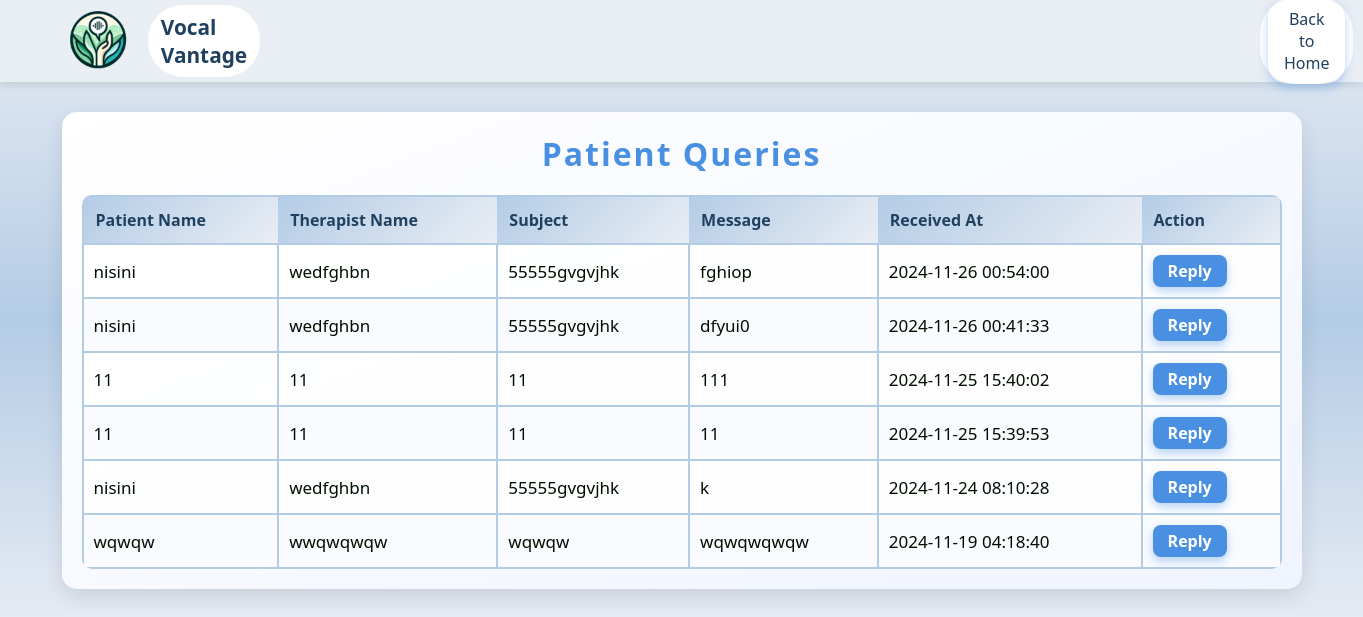
/therapist/inbox.php, run on the app's committed database.
### tables this page shows
CREATE TABLE IF NOT EXISTS `paitentmessage` (
  `Msg_id` int NOT NULL AUTO_INCREMENT,
  `therapist_name` varchar(50) NOT NULL,
  `patient_name` varchar(50) NOT NULL,
  `subject` varchar(100) NOT NULL,
  `message` varchar(255) NOT NULL,
  `sent_at` timestamp NOT NULL DEFAULT CURRENT_TIMESTAMP,
  PRIMARY KEY (`Msg_id`)
);

### therapist/inbox.php (the view, shortened to what this page needs)
<?php
$servername = "localhost";
$username = "root";
$password = "";
$dbname = "vocal_vantage";
$conn = new mysqli($servername, $username, $password, $dbname);
$sql = "SELECT Msg_id, patient_name, therapist_name, subject, message, sent_at FROM paitentmessage ORDER BY sent_at DESC";
$result = $conn->query($sql);
?>
<!DOCTYPE html>
<html lang="en">
<head>
</head>
<body>
    <header class="navbar">
    <img src="../Resourses/index/logo 01.png">
        <div class="logo">Vocal Vantage</div>
        <div class="auth-buttons">
            <a href="therapist.php"><button class="signup" >Back to Home</button></a>
        </div>
    </header>
<div class="inbox-container">
    <h2>Patient Queries</h2>
    <table>
        <thead>
            <tr>
                <th>Patient Name</th>
                <th>Therapist Name</th>
                <th>Subject</th>
                <th>Message</th>
                <th>Received At</th>
                <th>Action</th>
            </tr>
        </thead>
        <tbody>
            <?php
            if ($result->num_rows > 0) {
                while ($row = $result->fetch_assoc()) {
                    echo "<tr>
                            <td>" . htmlspecialchars($row['patient_name']) . "</td>
                            <td>" . htmlspecialchars($row['therapist_name']) . "</td>
                            <td>" . htmlspecialchars($row['subject']) . "</td>
                            <td>" . htmlspecialchars($row['message']) . "</td>
                            <td>" . htmlspecialchars($row['sent_at']) . "</td>
                            <td>
                                <form action='reply_message.php' method='POST'>
                                    <input type='hidden' name='message_id' value='" . $row['Msg_id'] . "'>
                                    <button><a href='therapist_message.html'>Reply</a></button>
                                </form>
                            </td>
                        </tr>";
                }
            } else {
                echo "<tr><td colspan='6'>No messages found.</td></tr>";
            }
            ?>
        </tbody>
    </table>
</div>
</body>
</html>

### therapist/inbox.php (style rules this page uses)
* { margin: 0; padding: 0; font-family: 'Segoe UI', Tahoma, Geneva, Verdana, sans-serif; }
body { background: linear-gradient( #E9EDF4,#b3cce6, #E9EDF4); min-height: 80vh; }
header { position: relative; height: 50px; }
.navbar { display: flex; align-items: center; padding: 1.0rem 3rem; background-color: #E9EDF4; box-shadow: 0 4px 8px rgba(0, 0, 0, 0.1); }
.navbar .logo { font-size: 1.3rem; font-weight: bold; color: #204060; background-color: #FFFFFF; padding: 0.5rem 0.8rem; border-radius: 35px; animation: slideIn 4s ease forwards; }
img { width: 100px; height: 100px; }
.navbar .auth-buttons { margin-left: 1000px; background-color: #FFFFFF; padding: 0.01rem 0.5rem; border-radius: 35px; }
.auth-buttons .signup { padding: 0.6rem 1.0rem; border: none; border-radius: 20px; cursor: pointer; font-size: 1rem; transition: background-color 0.3s, color 0.3s; }
.auth-buttons .signup { background-color: transparent; color: #204060; }
.inbox-container { max-width: 1200px; margin: 30px auto; padding: 20px; background: linear-gradient(to bottom right, #ffffff, #f0f4ff); box-shadow: 0 8px 20px rgba(0, 0, 0, 0.1); border-radius: 15px; overflow: hidden; }
h2 { text-align: center; color: #4A90E2; margin-bottom: 20px; font-size: 2rem; letter-spacing: 2px; }
table { width: 100%; border-collapse: collapse; margin-top: 20px; background: rgba(255, 255, 255, 0.9); border-radius: 10px; overflow: hidden; }
thead { background: linear-gradient(135deg, #b3cce6, #E9EDF4); color: #204060; }
th { background: linear-gradient(135deg, #b3cce6, #E9EDF4); color: #204060; padding: 12px; text-align: left; font-size: 1rem; }
td { padding: 10px; border: 2px solid #b3cce6; font-size: 17px; cursor: pointer; color: #000E00; }
tr { transition: all 0.3s ease-in-out; border: 2px solid #b3cce6; }
tr:nth-child(even) { background-color: #f9fbff; }
button { background-color: #4A90E2; color: white; border: none; padding: 5px 15px; cursor: pointer; border-radius: 8px; font-size: 1rem; transition: all 0.3s ease-in-out; box-shadow: 0 4px 10px rgba(74, 144, 226, 0.4); }
a { color: white; text-decoration: none; font-weight: bold; }
table { animation: fadeIn 0.6s ease-in-out; }
h2 { animation: fadeIn 0.8s ease-in-out; }

### data on the page
paitentmessage: patient_name "nisini", therapist_name "wedfghbn", subject "55555gvgvjhk", message "fghiop", sent_at "2024-11-26 00:54:00"
paitentmessage: patient_name "nisini", therapist_name "wedfghbn", subject "55555gvgvjhk", message "dfyui0", sent_at "2024-11-26 00:41:33"
paitentmessage: patient_name "11", therapist_name "11", subject "11", message "111", sent_at "2024-11-25 15:40:02"
paitentmessage: patient_name "11", therapist_name "11", subject "11", message "11", sent_at "2024-11-25 15:39:53"
paitentmessage: patient_name "nisini", therapist_name "wedfghbn", subject "55555gvgvjhk", message "k", sent_at "2024-11-24 08:10:28"
paitentmessage: patient_name "wqwqw", therapist_name "wwqwqwqw", subject "wqwqw", message "wqwqwqwqw", sent_at "2024-11-19 04:18:40"
